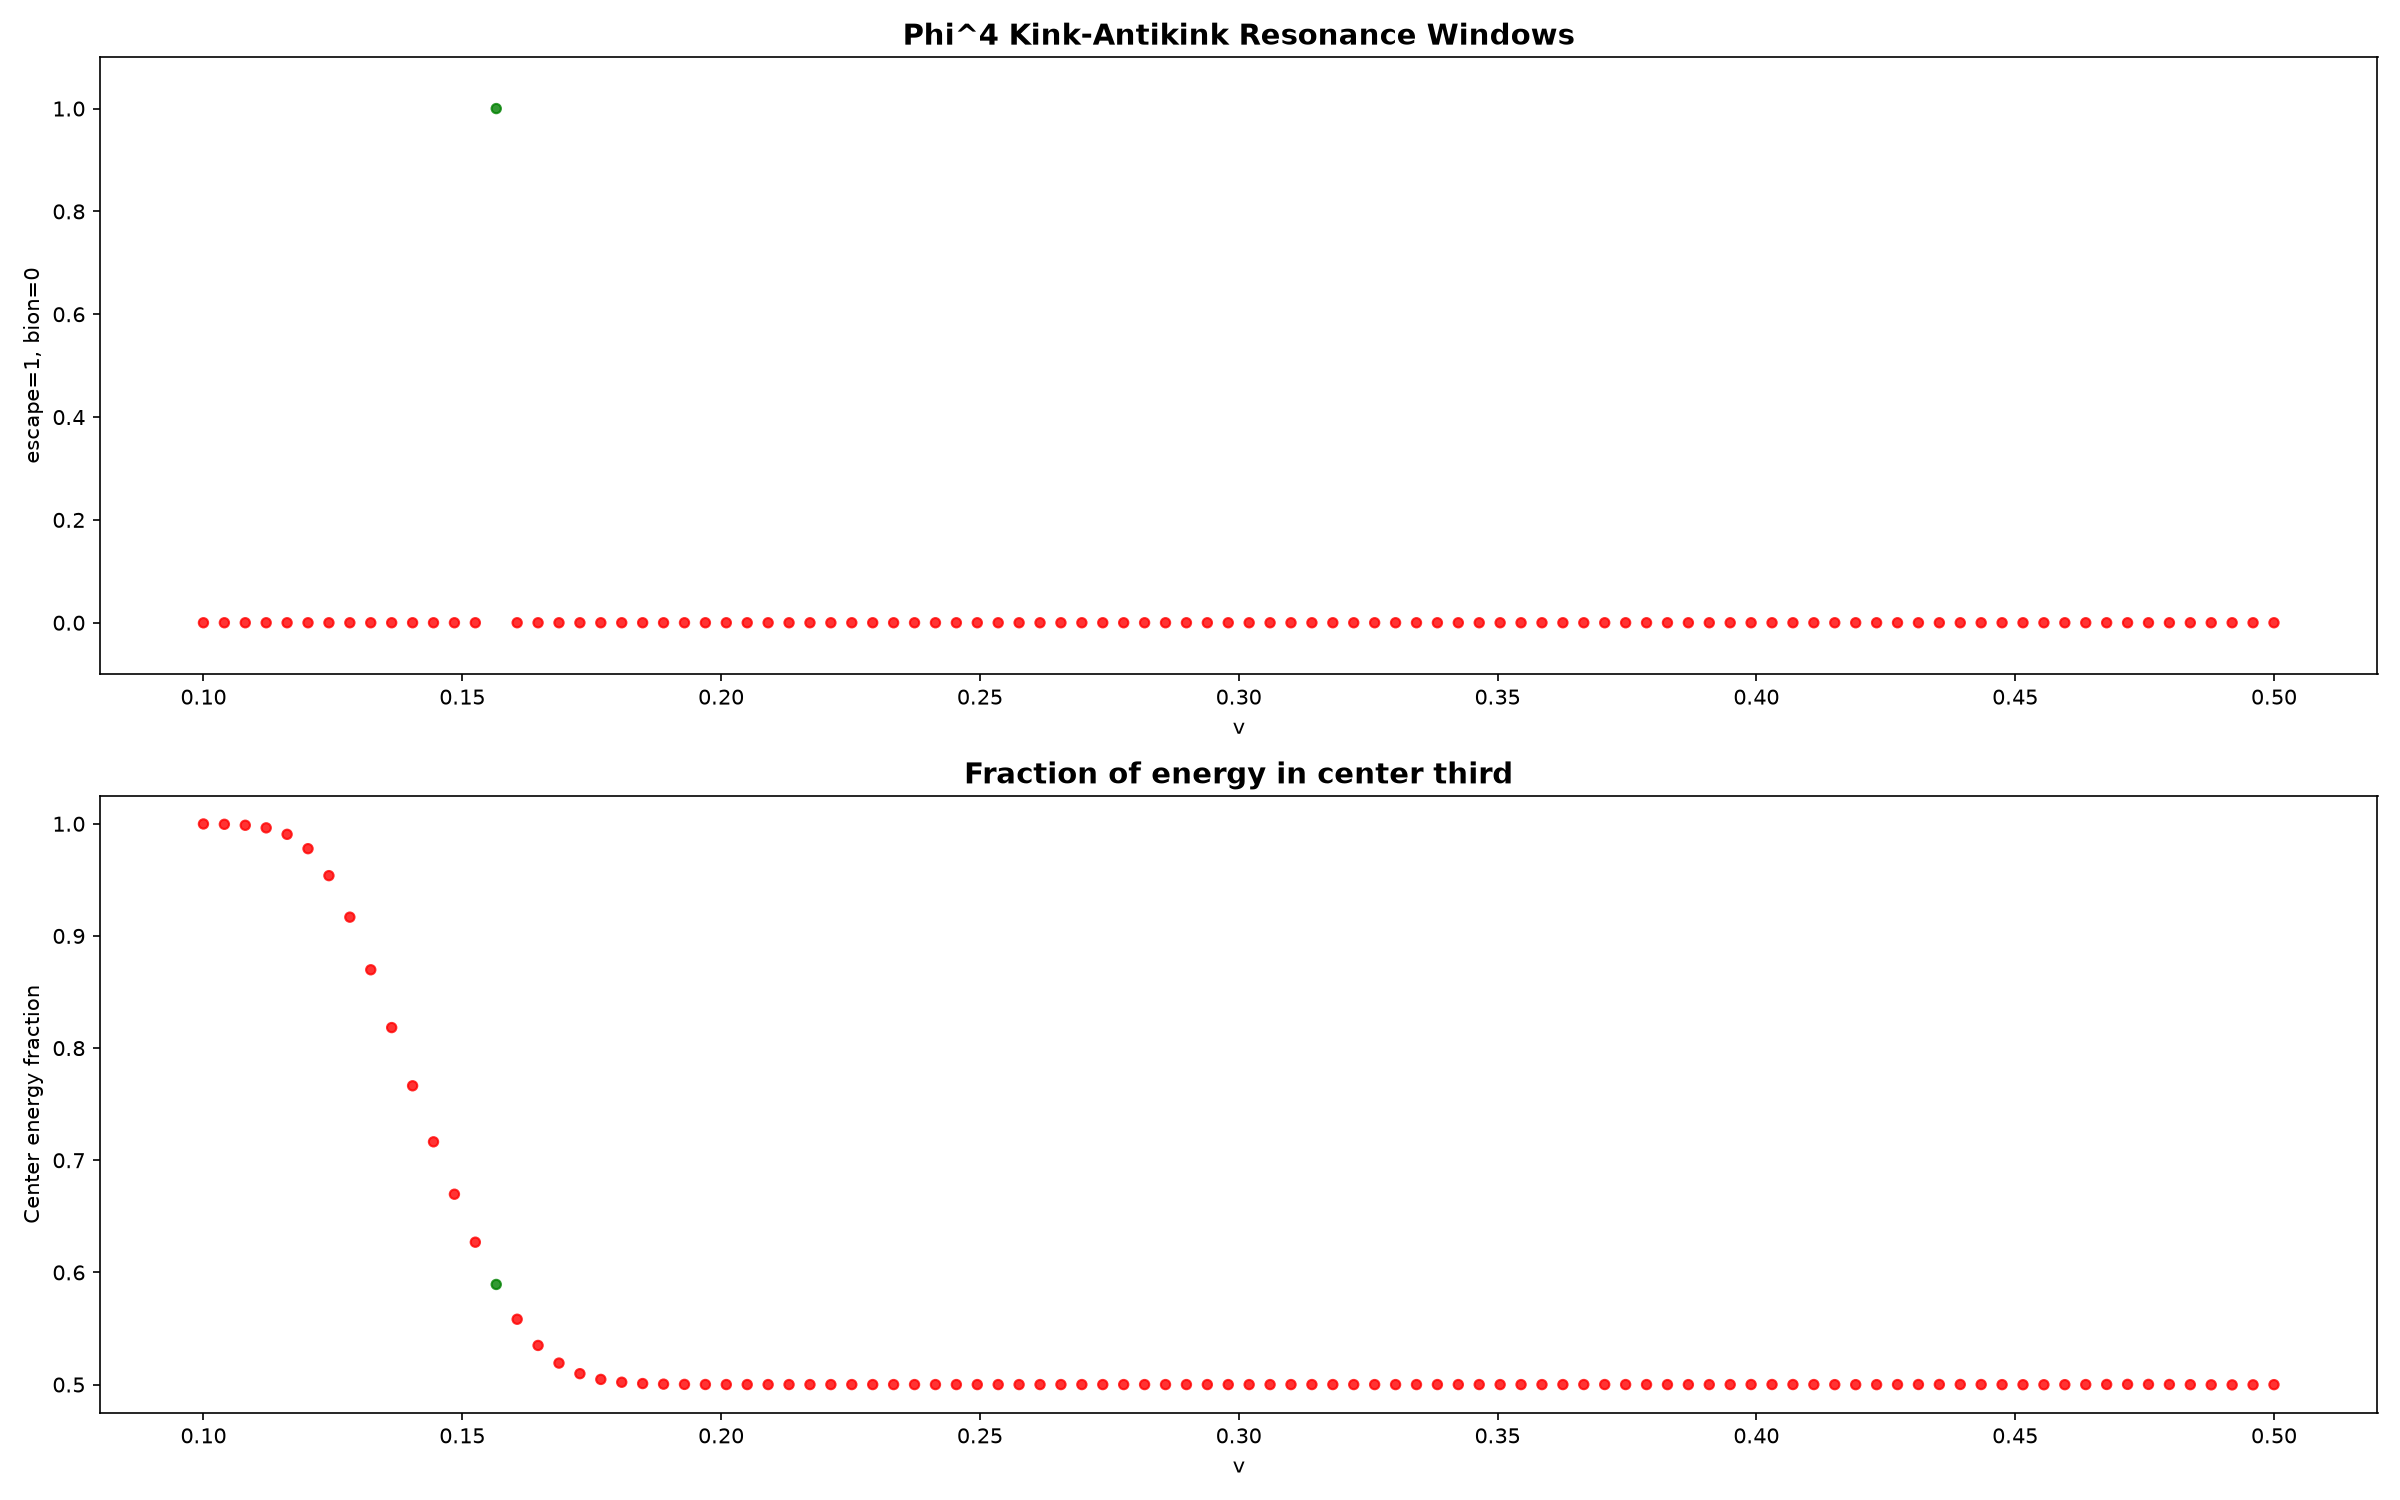

This figure's Python source:
"""
Phi^4 Resonance Windows - v2
Larger domain, better classification, still fast.
"""
import numpy as np
import matplotlib
matplotlib.use('Agg')
import matplotlib.pyplot as plt
import json

L = 200.0; N = 256; dx = L/N
x = np.linspace(0, L, N, endpoint=False)
k = np.fft.fftfreq(N, d=dx) * 2*np.pi
k2fac = -k**2

def uxx(u):
    return np.fft.ifft(k2fac * np.fft.fft(u)).real

def run(v, t_max=100.0, dt=0.2):
    s2 = np.sqrt(2.0); g = 1.0/np.sqrt(1-v**2)
    x1, x2 = 80.0, 120.0
    u = np.tanh(g*(x-x1)/s2) - np.tanh(g*(x-x2)/s2) - 1.0
    s1 = 1.0/np.cosh(g*(x-x1)/s2); s2v = 1.0/np.cosh(g*(x-x2)/s2)
    w = -g*v/s2*s1**2 + g*v/s2*s2v**2
    ns = int(t_max/dt); c0 = 100.0
    # Track energy in left/right/center thirds
    third = N // 3
    late_center_energy = []
    late_total_energy = []
    ux = uxx(u)
    for i in range(ns):
        w += 0.5*dt*(ux - (u**3 - u))
        u += dt*w
        ux = uxx(u)
        w += 0.5*dt*(ux - (u**3 - u))
        if i % 5 == 0 and i > ns*3//4:
            dev = 0.25*(u**2-1)**2
            center_e = np.sum(dev[third:2*third]) * dx
            total_e = np.sum(dev) * dx
            late_center_energy.append(center_e)
            late_total_energy.append(total_e)
        if not np.isfinite(u).all() or np.max(np.abs(u))>10:
            return {'v':v,'outcome':'diverged','frac':0}
    if len(late_center_energy) == 0:
        return {'v':v,'outcome':'bion','frac':1.0}
    lce = np.array(late_center_energy)
    lte = np.array(late_total_energy)
    frac = lce / (lte + 1e-10)
    # Bion: most energy stays in center. Escape: energy spreads out.
    mean_frac = np.mean(frac)
    # Also check: is the field at center oscillating (bion) or near vacuum (escape)?
    center_val = np.mean(u[N//2-5:N//2+5])
    if mean_frac < 0.4:
        outcome = 'escape'
    elif mean_frac > 0.6:
        outcome = 'bion'
    else:
        # Check oscillation of center field
        center_history = []
        for j in range(len(late_center_energy)):
            pass  # already have data
        # Use variance of center fraction
        if np.std(frac) > 0.1:
            outcome = 'escape'
        else:
            outcome = 'bion'
    return {'v':v,'outcome':outcome,'frac':float(mean_frac)}

# Quick test
print("=== Test ===")
for v in [0.1,0.15,0.18,0.20,0.22,0.25,0.30,0.40]:
    r = run(v)
    print(f"v={v:.3f}: {r['outcome']}, frac={r['frac']:.3f}")

# Main scan
print("\n=== Scan: 100 points, [0.10, 0.50] ===")
vs = np.linspace(0.10, 0.50, 100)
results = [run(v) for v in vs]

# Plot
fig, axes = plt.subplots(2, 1, figsize=(16, 10))
vv = [r['v'] for r in results]
oo = [1 if r['outcome']=='escape' else 0 for r in results]
cc = ['green' if o else 'red' for o in oo]
axes[0].scatter(vv, oo, c=cc, s=20, alpha=0.8)
axes[0].set_xlabel('v'); axes[0].set_ylabel('escape=1, bion=0')
axes[0].set_title('Phi^4 Kink-Antikink Resonance Windows', fontsize=14, fontweight='bold')
axes[0].set_ylim(-0.1, 1.1)
axes[1].scatter(vv, [r['frac'] for r in results], c=cc, s=20, alpha=0.8)
axes[1].set_xlabel('v'); axes[1].set_ylabel('Center energy fraction')
axes[1].set_title('Fraction of energy in center third', fontsize=14, fontweight='bold')
plt.tight_layout()
plt.savefig('phi4_v2.png', dpi=150)
plt.close()

n_esc = sum(1 for r in results if r['outcome']=='escape')
print(f"\nEscape: {n_esc}, Bion: {len(results)-n_esc}")
# Find transitions
for i in range(len(results)-1):
    if results[i]['outcome'] != results[i+1]['outcome']:
        print(f"  Transition at v ≈ {results[i]['v']:.4f} - {results[i+1]['v']:.4f}: {results[i]['outcome']} -> {results[i+1]['outcome']}")
print("Done!")
